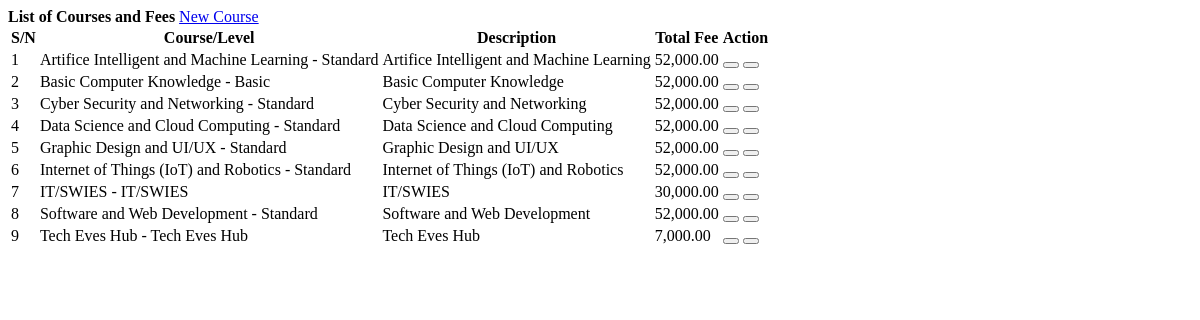
/courses.php, run on the app's committed database.
### tables this page shows
CREATE TABLE `courses` (
  `id` int(30) NOT NULL,
  `course` varchar(100) NOT NULL,
  `description` text NOT NULL,
  `level` varchar(150) NOT NULL,
  `total_amount` float NOT NULL,
  `date_created` datetime NOT NULL DEFAULT current_timestamp()
);

### courses.php (the view, shortened to what this page needs)
<?php include('db_connect.php');?>
<div class="container-fluid">
	<div class="col-lg-12">
		<div class="row">
			<div class="col-md-12">
				<div class="card">
					<div class="card-header">
						<b>List of Courses and Fees</b>
						<span class="float:right"><a class="btn btn-primary col-sm-6 col-md-2 float-right" href="javascript:void(0)" id="new_course">
					<i class="fa fa-plus"></i> New Course
				</a></span>
					</div>
					<div class="card-body">
						<table class="table table-condensed table-bordered table-hover">
							<thead>
								<tr>
									<th class="text-center">S/N</th>
									<th class="">Course/Level</th>
									<th class="">Description</th>
									<th class="">Total Fee</th>
									<th class="text-center">Action</th>
								</tr>
							</thead>
							<tbody>
								<?php
								$i = 1;
								$course = $conn->query("SELECT * FROM courses order by course asc ");
								while($row=$course->fetch_assoc()):
								?>
								<tr>
									<td class="text-center"><?php echo $i++ ?></td>
									<td>
										<?php echo $row['course'] . " - " . $row['level'] ?>
									</td>
									<td class="">
										 <p><?php echo $row['description'] ?></p>
									</td>
									<td class="text-right">
									 <?php echo number_format($row['total_amount'],2) ?>
									</td>
									<td class="text-center">
										<button class="btn btn-primary edit_course" type="button" data-id="<?php echo $row['id'] ?>" ><i class="fa fa-edit"></i></button>
										<button class="btn btn-danger delete_course" type="button" data-id="<?php echo $row['id'] ?>"><i class="fa fa-trash-alt"></i></button>
									</td>
								</tr>
								<?php endwhile; ?>
							</tbody>
						</table>
					</div>
				</div>
			</div>
		</div>
	</div>
</div>

### courses.php (style rules this page uses)
td { vertical-align: middle !important; }
td p { margin: unset }

### data on the page
courses: course "Artifice Intelligent and Machine Learning", level "Standard", description "Artifice Intelligent and Machine Learning", total_amount "52,000.00"
courses: course "Basic Computer Knowledge", level "Basic", description "Basic Computer Knowledge", total_amount "52,000.00"
courses: course "Cyber Security and Networking", level "Standard", description "Cyber Security and Networking", total_amount "52,000.00"
courses: course "Data Science and Cloud Computing", level "Standard", description "Data Science and Cloud Computing", total_amount "52,000.00"
courses: course "Graphic Design and UI/UX", level "Standard", description "Graphic Design and UI/UX", total_amount "52,000.00"
courses: course "Internet of Things (IoT) and Robotics", level "Standard", description "Internet of Things (IoT) and Robotics", total_amount "52,000.00"
courses: course "IT/SWIES", level "IT/SWIES", description "IT/SWIES", total_amount "30,000.00"
courses: course "Software and Web Development", level "Standard", description "Software and Web Development", total_amount "52,000.00"
courses: course "Tech Eves Hub", level "Tech Eves Hub", description "Tech Eves Hub", total_amount "7,000.00"
